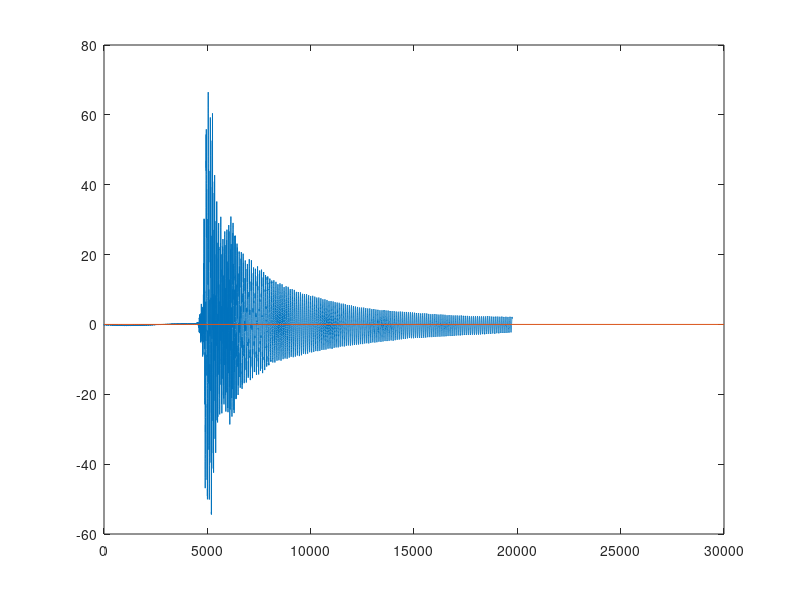

Write MATLAB code to recreate this figure.
fid=fopen('Friuli_1.80000.CSV');
c=textscan(fid,'%f %f %f %f %f %f %f %f %f','Delimiter',',','headerlines',14);
c=cell2mat(c);
figure(1)
plot((c(:,7))/4);
hold on;
plot([0,30000],[0,0]);

